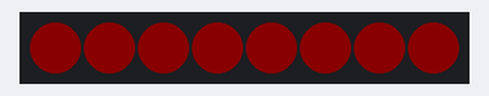
Bench run of a sketch on a simulated Arduino Uno, built with avr-gcc and run on an emulated ATmega328P. Shown: 8 RGB LEDs in strip order, left to right. Dim RGB values are drawn brighter than linear.

Above: at 0.05 s.
At 1.03 s:
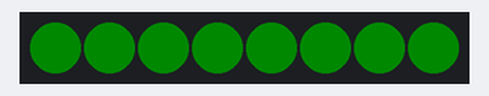
At 1.54 s:
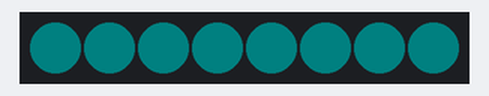
At 2.06 s:
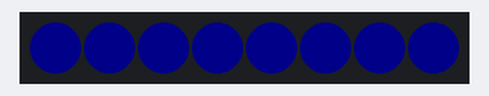
At 2.67 s:
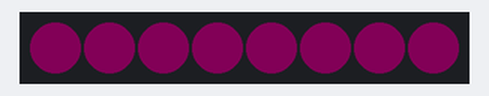
At 3.51 s:
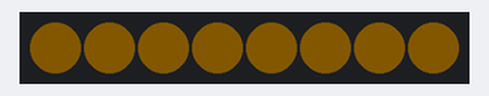
Timing chart, 0 to 40.0 s (numbered marks = the images above):
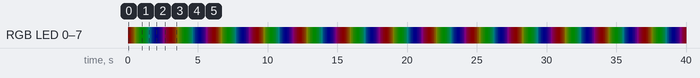

Measured:
- by itself, RGB LED 0–7: off → RGB(10, 0, 0) at 0.00 s, → RGB(9, 1, 0) 0.09 s later, → RGB(8, 2, 0) 0.09 s later, → RGB(7, 3, 0) 0.09 s later, … (389 changes in this stretch)
- by itself, everything shown: repeats every 3.1 s, in 30 steps

The sketch:

mikro.ino
```cpp
#include <Adafruit_NeoPixel.h>

Adafruit_NeoPixel strip = Adafruit_NeoPixel(8, A0, NEO_GRB + NEO_KHZ800); // initialization of LED strip
bool light = true;

//////////////////////////////////

void setup()
{
  strip.begin();
  strip.show();
}

//////////////////////////////////

void set_color(int R, int G, int B) // main function, which sets colors on LED strip
{
  int i = 0;
  for(i = 0; i < 8; i++)
  {
    strip.setBrightness(10);
    strip.setPixelColor(i, strip.Color(R, G, B));
    strip.show();
  }
}

void program_R() // setting RED color
{
  set_color(255, 0, 0);
}

void program_G() // setting GREEN color
{
  set_color(0, 255, 0);
}

void program_B() // setting BLUE color
{
  set_color(0, 0, 255);
}

void program_RG() // setting RED and GREEN colors
{
  set_color(255, 255, 0);
}

void program_RB() // setting RED and BLUE colors
{
  set_color(255, 0, 255);
}

void program_GB() // setting GREEN and BLUE colors
{
  set_color(0, 255, 255);
}

void program_U1() // user program No. 1
                  // red and blue led lights alternately
{
  int i = 0;
  for(i = 0; i < 8; i++)
  {
    if(i % 2 == 0)
    {
      strip.setBrightness(5);
      strip.setPixelColor(i, strip.Color(255, 0, 0));
      strip.show();
      delay(250);
      strip.setBrightness(0);
    }
    else
    {
      strip.setBrightness(5);
      strip.setPixelColor(i, strip.Color(0, 0, 255));
      strip.show();
      delay(250);
      strip.setBrightness(0);
    }
  }
}

void program_U2() // user program No. 2
                  // rainbow led lights
{
    unsigned int rainbow_array[3];
    rainbow_array[0] = 255;
    rainbow_array[1] = 0;
    rainbow_array[2] = 0;

    for(int i = 0; i < 3; i++)
    {
      int j = i == 2 ? 0 : i + 1;

      for(int k = 0; k < 255; k += 1)
      {
      rainbow_array[i] -= 1;
      rainbow_array[j] += 1;

      set_color(rainbow_array[0], rainbow_array[1], rainbow_array[2]);
      }
    }
}

void program_U3() // user program No. 3
                  // dot moving around from left to right side of led strip

{
  for(int i = 0; i < 8; i++)
  {
    if(light == true)
    {
      strip.setBrightness(5);
      strip.setPixelColor(i, strip.Color(0, 0, 255));
      strip.show();
      delay(150);
      strip.setBrightness(0);
    }
    else
    {
      break;
    }
  }
  for(int j = 7; j > 0; j--)
  {
    if(light == true)
    {
      if(j != 7)
      {
        strip.setBrightness(5);
        strip.setPixelColor(j, strip.Color(0, 0, 255));
        strip.show();
        delay(150);
        strip.setBrightness(0);
      }
      else
      {
        strip.setBrightness(5);
        strip.setPixelColor(j, strip.Color(255, 0, 0));
        strip.show();
        strip.setBrightness(0);
      }
    }
  }
}

//////////////////////////////////

void loop()
{
  program_U2();
}
```
